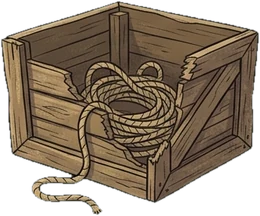
#> input picture games/wilson/art/debris_crate.webp, 260 x 216 px, given in place of 5.jpg, which was not available
$ python wilson_art.py ../games/wilson/art/debris_crate.webp
#> lines starting #> are read from the running program, lines starting #| are printed output that depends on the picture; after the words box and inside, x2 and y2 are one past the last pixel; in counts of white or black regions, pixels touching at a corner belong together
"""Beached (wilson) art pipeline: owner pictures in D:/dev/Wilson -> games/wilson/art/.
Run: python tools/wilson_art.py   (then Godot --import). See docs/wilson/DECISIONS.md W-20."""
import sys
from PIL import Image, ImageFilter, ImageDraw
import numpy as np
from collections import deque
SRC = "D:/dev/Wilson/"
OUT = "C:/Users/nick_/code/voodoo-game-hub/games/wilson/art/"

import sys
ONLY_SHEETS = "sheets" in sys.argv  # python tools/wilson_art.py sheets: skip the slow plate / palm part

def plate_and_palms():
    # ---- plate: everything above the horizon that is not palm / rock becomes transparent
    im = Image.open(SRC + "5.jpg").convert("RGB")
    a = np.asarray(im).astype(np.int32)
    H, W, _ = a.shape
#> H = 216; W = 260
    r, g, b = a[..., 0], a[..., 1], a[..., 2]
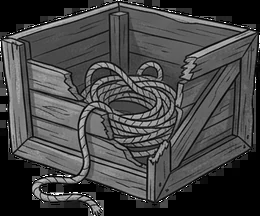
#> g: shape (216, 260) int32; min 0, max 255, mean 69.5
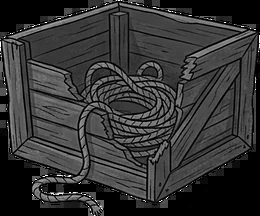
#> b: shape (216, 260) int32; min 0, max 255, mean 52.8
    lum = (r * 3 + g * 6 + b) / 10
    sat = a.max(-1) - a.min(-1)
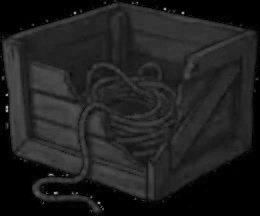
#> sat: shape (216, 260) int32; min 0, max 178, mean 31.7
    HORIZON = 327
    foliage = (g > r + 8) & (g - b > 40) & (lum < 215)
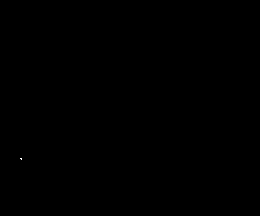
#> foliage: shape (216, 260) bool; 0.01% white in thin lines or dots, all inside (x1, y1, x2, y2) = (20, 158, 22, 160)
    trunk = (r > g) & (r - b > 35) & (lum < 200)
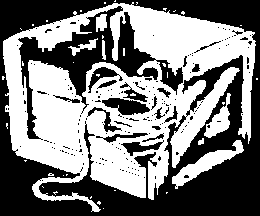
#> trunk: shape (216, 260) bool; 49% white; 41 white regions (34 under 20 px), largest, box (x1, y1, x2, y2) and area: (3, 2, 256, 212) 25465, (172, 140, 244, 189) 951, (204, 93, 231, 138) 493
    rock = (sat < 34) & (lum < 205) & (np.abs(r - b) < 26)
#> rock: shape (216, 260) bool; 30.5% white; 204 white regions (191 under 20 px), largest, box (x1, y1, x2, y2) and area: (0, 0, 260, 216) 15956, (229, 56, 242, 116) 183, (125, 143, 145, 153) 91
    outline = lum < 90
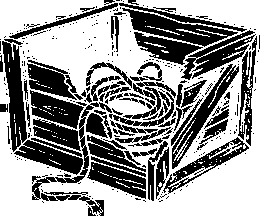
#> outline: shape (216, 260) bool; 59.5% white; 314 black regions (235 under 20 px), largest, box (x1, y1, x2, y2) and area: (122, 8, 238, 47) 1625, (2, 39, 27, 152) 1504, (181, 30, 256, 80) 1243
    solid = foliage | trunk | rock | outline
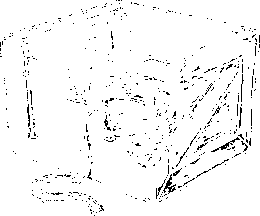
#> solid: shape (216, 260) bool; 96.5% white; black in thin lines or dots
    solid[HORIZON:] = True
    # only what is connected to the island (palms, rocks) survives
    h, w = solid.shape
#> h = 216; w = 260
    seen = np.zeros_like(solid)
#> (the run stopped early here; a loop or call above may not have finished)

$ run again, on games/wilson/art/debris_oar.webp
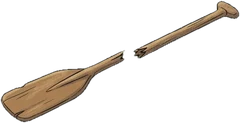
#> input picture games/wilson/art/debris_oar.webp, 240 x 123 px, given in place of 5.jpg, which was not available
#> foliage: shape (123, 240) bool; every value is 0
#> in plate_and_palms, `trunk = (r > g) & (r - b > 35) & (lum < 200)`:
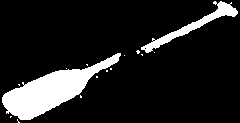
#> trunk: shape (123, 240) bool; 12.8% white; 15 white regions (13 under 20 px), largest, box (x1, y1, x2, y2) and area: (2, 53, 121, 120) 2897, (141, 1, 238, 53) 840
#> rock: shape (123, 240) bool; 85.7% white; 22 black regions (20 under 20 px), largest, box (x1, y1, x2, y2) and area: (1, 51, 126, 123) 3143, (136, 0, 239, 56) 1057
#> outline: shape (123, 240) bool; 87.9% white; 46 black regions (42 under 20 px), largest, box (x1, y1, x2, y2) and area: (2, 51, 124, 121) 2610, (139, 0, 238, 56) 785, (176, 24, 186, 29) 22, (40, 72, 50, 77) 20
#> in plate_and_palms, `solid = foliage | trunk | rock | outline`:
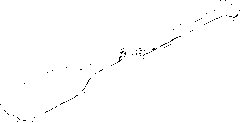
#> solid: shape (123, 240) bool; 99.4% white; black in thin lines or dots
